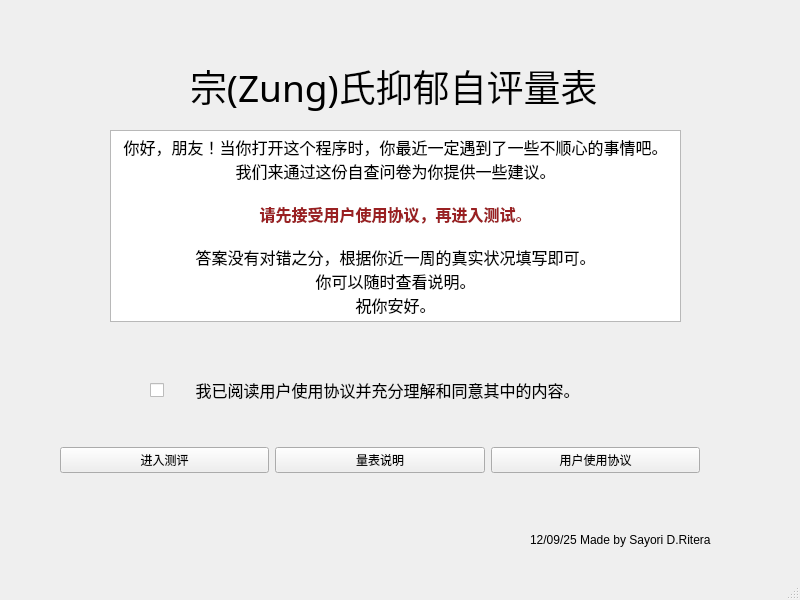
<?xml version="1.0" encoding="UTF-8"?>
<ui version="4.0">
 <class>MainWindow</class>
 <widget class="QMainWindow" name="MainWindow">
  <property name="geometry">
   <rect>
    <x>0</x>
    <y>0</y>
    <width>800</width>
    <height>600</height>
   </rect>
  </property>
  <property name="windowTitle">
   <string>MainWindow</string>
  </property>
  <widget class="QWidget" name="centralwidget">
   <widget class="QStackedWidget" name="MainStack">
    <property name="geometry">
     <rect>
      <x>0</x>
      <y>0</y>
      <width>800</width>
      <height>600</height>
     </rect>
    </property>
    <property name="currentIndex">
     <number>0</number>
    </property>
    <widget class="QWidget" name="page">
     <widget class="QCheckBox" name="checkBox">
      <property name="geometry">
       <rect>
        <x>150</x>
        <y>380</y>
        <width>431</width>
        <height>20</height>
       </rect>
      </property>
      <property name="font">
       <font>
        <pointsize>12</pointsize>
       </font>
      </property>
      <property name="text">
       <string>      我已阅读用户使用协议并充分理解和同意其中的内容。</string>
      </property>
     </widget>
     <widget class="QLabel" name="label">
      <property name="geometry">
       <rect>
        <x>190</x>
        <y>20</y>
        <width>411</width>
        <height>131</height>
       </rect>
      </property>
      <property name="font">
       <font>
        <family>等线</family>
        <pointsize>28</pointsize>
       </font>
      </property>
      <property name="text">
       <string>宗(Zung)氏抑郁自评量表</string>
      </property>
     </widget>
     <widget class="QTextBrowser" name="textBrowser">
      <property name="geometry">
       <rect>
        <x>110</x>
        <y>130</y>
        <width>571</width>
        <height>192</height>
       </rect>
      </property>
      <property name="html">
       <string>&lt;!DOCTYPE HTML PUBLIC &quot;-//W3C//DTD HTML 4.0//EN&quot; &quot;http://www.w3.org/TR/REC-html40/strict.dtd&quot;&gt;
&lt;html&gt;&lt;head&gt;&lt;meta name=&quot;qrichtext&quot; content=&quot;1&quot; /&gt;&lt;meta charset=&quot;utf-8&quot; /&gt;&lt;style type=&quot;text/css&quot;&gt;
p, li { white-space: pre-wrap; }
hr { height: 1px; border-width: 0; }
li.unchecked::marker { content: &quot;\2610&quot;; }
li.checked::marker { content: &quot;\2612&quot;; }
&lt;/style&gt;&lt;/head&gt;&lt;body style=&quot; font-family:'Microsoft YaHei UI'; font-size:9pt; font-weight:400; font-style:normal;&quot;&gt;
&lt;p align=&quot;center&quot; style=&quot; margin-top:0px; margin-bottom:0px; margin-left:0px; margin-right:0px; -qt-block-indent:0; text-indent:0px;&quot;&gt;&lt;span style=&quot; font-size:12pt;&quot;&gt;你好，朋友！当你打开这个程序时，你最近一定遇到了一些不顺心的事情吧。&lt;/span&gt;&lt;/p&gt;
&lt;p align=&quot;center&quot; style=&quot; margin-top:0px; margin-bottom:0px; margin-left:0px; margin-right:0px; -qt-block-indent:0; text-indent:0px;&quot;&gt;&lt;span style=&quot; font-size:12pt;&quot;&gt;我们来通过这份自查问卷为你提供一些建议。&lt;/span&gt;&lt;/p&gt;
&lt;p align=&quot;center&quot; style=&quot;-qt-paragraph-type:empty; margin-top:0px; margin-bottom:0px; margin-left:0px; margin-right:0px; -qt-block-indent:0; text-indent:0px; font-size:12pt;&quot;&gt;&lt;br /&gt;&lt;/p&gt;
&lt;p align=&quot;center&quot; style=&quot; margin-top:0px; margin-bottom:0px; margin-left:0px; margin-right:0px; -qt-block-indent:0; text-indent:0px;&quot;&gt;&lt;span style=&quot; font-size:12pt; font-weight:700; color:#9a2022;&quot;&gt;请先接受用户使用协议，再进入测试&lt;/span&gt;&lt;span style=&quot; font-size:12pt; color:#9a2022;&quot;&gt;。&lt;/span&gt;&lt;/p&gt;
&lt;p align=&quot;center&quot; style=&quot;-qt-paragraph-type:empty; margin-top:0px; margin-bottom:0px; margin-left:0px; margin-right:0px; -qt-block-indent:0; text-indent:0px; font-size:12pt; color:#9a2022;&quot;&gt;&lt;br /&gt;&lt;/p&gt;
&lt;p align=&quot;center&quot; style=&quot; margin-top:0px; margin-bottom:0px; margin-left:0px; margin-right:0px; -qt-block-indent:0; text-indent:0px;&quot;&gt;&lt;span style=&quot; font-size:12pt;&quot;&gt;答案没有对错之分，根据你近一周的真实状况填写即可。&lt;/span&gt;&lt;/p&gt;
&lt;p align=&quot;center&quot; style=&quot; margin-top:0px; margin-bottom:0px; margin-left:0px; margin-right:0px; -qt-block-indent:0; text-indent:0px;&quot;&gt;&lt;span style=&quot; font-size:12pt;&quot;&gt;你可以随时查看说明。&lt;/span&gt;&lt;/p&gt;
&lt;p align=&quot;center&quot; style=&quot; margin-top:0px; margin-bottom:0px; margin-left:0px; margin-right:0px; -qt-block-indent:0; text-indent:0px;&quot;&gt;&lt;span style=&quot; font-size:12pt;&quot;&gt;祝你安好。&lt;/span&gt;&lt;/p&gt;&lt;/body&gt;&lt;/html&gt;</string>
      </property>
     </widget>
     <widget class="QLabel" name="label_2">
      <property name="geometry">
       <rect>
        <x>530</x>
        <y>530</y>
        <width>201</width>
        <height>20</height>
       </rect>
      </property>
      <property name="text">
       <string>12/09/25 Made by Sayori D.Ritera</string>
      </property>
     </widget>
     <widget class="QWidget" name="horizontalLayoutWidget">
      <property name="geometry">
       <rect>
        <x>60</x>
        <y>420</y>
        <width>640</width>
        <height>80</height>
       </rect>
      </property>
      <layout class="QHBoxLayout" name="horizontalLayout">
       <item>
        <widget class="QPushButton" name="Enter">
         <property name="text">
          <string>进入测评</string>
         </property>
        </widget>
       </item>
       <item>
        <widget class="QPushButton" name="ins">
         <property name="text">
          <string>量表说明</string>
         </property>
        </widget>
       </item>
       <item>
        <widget class="QPushButton" name="Agreement">
         <property name="text">
          <string>用户使用协议</string>
         </property>
        </widget>
       </item>
      </layout>
     </widget>
    </widget>
    <widget class="QWidget" name="page_2">
     <widget class="QWidget" name="horizontalLayoutWidget_3">
      <property name="geometry">
       <rect>
        <x>10</x>
        <y>450</y>
        <width>781</width>
        <height>41</height>
       </rect>
      </property>
      <layout class="QHBoxLayout" name="horizontalLayout_3">
       <item>
        <spacer name="horizontalSpacer_5">
         <property name="orientation">
          <enum>Qt::Orientation::Horizontal</enum>
         </property>
         <property name="sizeHint" stdset="0">
          <size>
           <width>40</width>
           <height>20</height>
          </size>
         </property>
        </spacer>
       </item>
       <item>
        <widget class="QLabel" name="hint">
         <property name="text">
          <string/>
         </property>
        </widget>
       </item>
       <item>
        <spacer name="horizontalSpacer_4">
         <property name="orientation">
          <enum>Qt::Orientation::Horizontal</enum>
         </property>
         <property name="sizeHint" stdset="0">
          <size>
           <width>40</width>
           <height>20</height>
          </size>
         </property>
        </spacer>
       </item>
      </layout>
     </widget>
     <widget class="QWidget" name="horizontalLayoutWidget_2">
      <property name="geometry">
       <rect>
        <x>10</x>
        <y>370</y>
        <width>781</width>
        <height>41</height>
       </rect>
      </property>
      <layout class="QHBoxLayout" name="horizontalLayout_2">
       <item>
        <spacer name="horizontalSpacer_2">
         <property name="orientation">
          <enum>Qt::Orientation::Horizontal</enum>
         </property>
         <property name="sizeHint" stdset="0">
          <size>
           <width>40</width>
           <height>20</height>
          </size>
         </property>
        </spacer>
       </item>
       <item>
        <widget class="QPushButton" name="prePage">
         <property name="text">
          <string>上一页</string>
         </property>
        </widget>
       </item>
       <item>
        <widget class="QPushButton" name="nextPage">
         <property name="text">
          <string>下一页</string>
         </property>
        </widget>
       </item>
       <item>
        <widget class="QPushButton" name="submit">
         <property name="text">
          <string>提交</string>
         </property>
        </widget>
       </item>
       <item>
        <spacer name="horizontalSpacer_3">
         <property name="orientation">
          <enum>Qt::Orientation::Horizontal</enum>
         </property>
         <property name="sizeHint" stdset="0">
          <size>
           <width>40</width>
           <height>20</height>
          </size>
         </property>
        </spacer>
       </item>
      </layout>
     </widget>
     <widget class="QWidget" name="horizontalLayoutWidget_4">
      <property name="geometry">
       <rect>
        <x>10</x>
        <y>410</y>
        <width>781</width>
        <height>41</height>
       </rect>
      </property>
      <layout class="QHBoxLayout" name="horizontalLayout_4">
       <item>
        <spacer name="horizontalSpacer_6">
         <property name="orientation">
          <enum>Qt::Orientation::Horizontal</enum>
         </property>
         <property name="sizeHint" stdset="0">
          <size>
           <width>40</width>
           <height>20</height>
          </size>
         </property>
        </spacer>
       </item>
       <item>
        <widget class="QLabel" name="pageHint">
         <property name="text">
          <string/>
         </property>
        </widget>
       </item>
       <item>
        <spacer name="horizontalSpacer_7">
         <property name="orientation">
          <enum>Qt::Orientation::Horizontal</enum>
         </property>
         <property name="sizeHint" stdset="0">
          <size>
           <width>40</width>
           <height>20</height>
          </size>
         </property>
        </spacer>
       </item>
      </layout>
     </widget>
     <widget class="QWidget" name="horizontalLayoutWidget_5">
      <property name="geometry">
       <rect>
        <x>10</x>
        <y>0</y>
        <width>781</width>
        <height>31</height>
       </rect>
      </property>
      <layout class="QHBoxLayout" name="horizontalLayout_5">
       <item>
        <spacer name="horizontalSpacer">
         <property name="orientation">
          <enum>Qt::Orientation::Horizontal</enum>
         </property>
         <property name="sizeHint" stdset="0">
          <size>
           <width>40</width>
           <height>20</height>
          </size>
         </property>
        </spacer>
       </item>
       <item>
        <widget class="QPushButton" name="pushButton_3">
         <property name="text">
          <string>说明</string>
         </property>
        </widget>
       </item>
      </layout>
     </widget>
     <widget class="QTableWidget" name="Main_table">
      <property name="geometry">
       <rect>
        <x>10</x>
        <y>30</y>
        <width>800</width>
        <height>341</height>
       </rect>
      </property>
      <property name="font">
       <font>
        <pointsize>9</pointsize>
       </font>
      </property>
      <property name="styleSheet">
       <string notr="true">selection-background-color: rgb(200, 200, 200);
alternate-background-color: rgb(210, 239, 255);</string>
      </property>
      <property name="editTriggers">
       <set>QAbstractItemView::EditTrigger::NoEditTriggers</set>
      </property>
      <property name="rowCount">
       <number>0</number>
      </property>
      <attribute name="horizontalHeaderHighlightSections">
       <bool>false</bool>
      </attribute>
      <attribute name="verticalHeaderVisible">
       <bool>false</bool>
      </attribute>
      <attribute name="verticalHeaderHighlightSections">
       <bool>false</bool>
      </attribute>
      <column>
       <property name="text">
        <string>题号</string>
       </property>
      </column>
      <column>
       <property name="text">
        <string>题目描述</string>
       </property>
      </column>
      <column>
       <property name="text">
        <string>偶有</string>
       </property>
      </column>
      <column>
       <property name="text">
        <string>有时</string>
       </property>
      </column>
      <column>
       <property name="text">
        <string>经常</string>
       </property>
      </column>
      <column>
       <property name="text">
        <string>持续</string>
       </property>
      </column>
     </widget>
    </widget>
    <widget class="QWidget" name="page_3">
     <widget class="QWidget" name="layoutWidget">
      <property name="geometry">
       <rect>
        <x>0</x>
        <y>0</y>
        <width>431</width>
        <height>191</height>
       </rect>
      </property>
      <layout class="QVBoxLayout" name="verticalLayout_2">
       <item>
        <widget class="QLabel" name="label_3">
         <property name="font">
          <font>
           <pointsize>18</pointsize>
          </font>
         </property>
         <property name="text">
          <string>总项目数        20</string>
         </property>
         <property name="alignment">
          <set>Qt::AlignmentFlag::AlignCenter</set>
         </property>
        </widget>
       </item>
       <item>
        <layout class="QHBoxLayout" name="horizontalLayout_13">
         <item>
          <widget class="QLabel" name="label_9">
           <property name="font">
            <font>
             <pointsize>11</pointsize>
            </font>
           </property>
           <property name="text">
            <string>用时</string>
           </property>
           <property name="alignment">
            <set>Qt::AlignmentFlag::AlignCenter</set>
           </property>
          </widget>
         </item>
         <item>
          <widget class="QLabel" name="temps">
           <property name="font">
            <font>
             <pointsize>13</pointsize>
            </font>
           </property>
           <property name="text">
            <string>0</string>
           </property>
           <property name="alignment">
            <set>Qt::AlignmentFlag::AlignCenter</set>
           </property>
          </widget>
         </item>
        </layout>
       </item>
       <item>
        <layout class="QHBoxLayout" name="horizontalLayout_11">
         <item>
          <widget class="QLabel" name="label_7">
           <property name="font">
            <font>
             <pointsize>11</pointsize>
            </font>
           </property>
           <property name="text">
            <string>原始分</string>
           </property>
           <property name="alignment">
            <set>Qt::AlignmentFlag::AlignCenter</set>
           </property>
          </widget>
         </item>
         <item>
          <widget class="QLabel" name="raw">
           <property name="font">
            <font>
             <pointsize>13</pointsize>
            </font>
           </property>
           <property name="text">
            <string>0</string>
           </property>
           <property name="alignment">
            <set>Qt::AlignmentFlag::AlignCenter</set>
           </property>
          </widget>
         </item>
        </layout>
       </item>
       <item>
        <layout class="QHBoxLayout" name="horizontalLayout_12">
         <item>
          <widget class="QLabel" name="label_8">
           <property name="font">
            <font>
             <pointsize>11</pointsize>
            </font>
           </property>
           <property name="text">
            <string>标准分</string>
           </property>
           <property name="alignment">
            <set>Qt::AlignmentFlag::AlignCenter</set>
           </property>
          </widget>
         </item>
         <item>
          <widget class="QLabel" name="res">
           <property name="font">
            <font>
             <pointsize>13</pointsize>
            </font>
           </property>
           <property name="text">
            <string>0</string>
           </property>
           <property name="alignment">
            <set>Qt::AlignmentFlag::AlignCenter</set>
           </property>
          </widget>
         </item>
        </layout>
       </item>
      </layout>
     </widget>
     <widget class="QTextBrowser" name="textBrowser_2">
      <property name="geometry">
       <rect>
        <x>430</x>
        <y>0</y>
        <width>371</width>
        <height>192</height>
       </rect>
      </property>
      <property name="html">
       <string>&lt;!DOCTYPE HTML PUBLIC &quot;-//W3C//DTD HTML 4.0//EN&quot; &quot;http://www.w3.org/TR/REC-html40/strict.dtd&quot;&gt;
&lt;html&gt;&lt;head&gt;&lt;meta name=&quot;qrichtext&quot; content=&quot;1&quot; /&gt;&lt;meta charset=&quot;utf-8&quot; /&gt;&lt;style type=&quot;text/css&quot;&gt;
p, li { white-space: pre-wrap; }
hr { height: 1px; border-width: 0; }
li.unchecked::marker { content: &quot;\2610&quot;; }
li.checked::marker { content: &quot;\2612&quot;; }
&lt;/style&gt;&lt;/head&gt;&lt;body style=&quot; font-family:'Microsoft YaHei UI'; font-size:9pt; font-weight:400; font-style:normal;&quot;&gt;
&lt;p style=&quot; margin-top:0px; margin-bottom:0px; margin-left:0px; margin-right:0px; -qt-block-indent:0; text-indent:0px;&quot;&gt;&lt;span style=&quot; font-size:10pt;&quot;&gt;关于抑郁症状的临床分级，除参考量表分值外，主要还应根据临床症状特别是要害症状的程度来划分，量表总分值仅能作为一项参考指标而非绝对标准。&lt;/span&gt;&lt;/p&gt;
&lt;p style=&quot;-qt-paragraph-type:empty; margin-top:0px; margin-bottom:0px; margin-left:0px; margin-right:0px; -qt-block-indent:0; text-indent:0px; font-size:10pt;&quot;&gt;&lt;br /&gt;&lt;/p&gt;
&lt;p style=&quot; margin-top:0px; margin-bottom:0px; margin-left:0px; margin-right:0px; -qt-block-indent:0; text-indent:0px;&quot;&gt;&lt;span style=&quot; font-size:10pt;&quot;&gt;该量表评定的是&lt;/span&gt;&lt;span style=&quot; font-size:12pt; font-weight:700;&quot;&gt;抑郁程度&lt;/span&gt;&lt;span style=&quot; font-size:10pt;&quot;&gt;，&lt;/span&gt;&lt;span style=&quot; font-size:12pt; font-weight:700;&quot;&gt;不能作为有无抑郁症的判断&lt;/span&gt;&lt;span style=&quot; font-size:10pt;&quot;&gt;。抑郁症的诊断是一个非常专业的过程，仅能由精神科的临床医生做出，且结论具有法律效应。包括专业的心理咨询师在内，非精神科临床医生无权下抑郁症的诊断。&lt;/span&gt;&lt;/p&gt;
&lt;p style=&quot;-qt-paragraph-type:empty; margin-top:0px; margin-bottom:0px; margin-left:0px; margin-right:0px; -qt-block-indent:0; text-indent:0px; font-size:10pt;&quot;&gt;&lt;br /&gt;&lt;/p&gt;
&lt;p style=&quot;-qt-paragraph-type:empty; margin-top:0px; margin-bottom:0px; margin-left:0px; margin-right:0px; -qt-block-indent:0; text-indent:0px;&quot;&gt;&lt;br /&gt;&lt;/p&gt;
&lt;p style=&quot;-qt-paragraph-type:empty; margin-top:0px; margin-bottom:0px; margin-left:0px; margin-right:0px; -qt-block-indent:0; text-indent:0px;&quot;&gt;&lt;br /&gt;&lt;/p&gt;
&lt;p style=&quot;-qt-paragraph-type:empty; margin-top:0px; margin-bottom:0px; margin-left:0px; margin-right:0px; -qt-block-indent:0; text-indent:0px; font-size:10pt;&quot;&gt;&lt;br /&gt;&lt;/p&gt;
&lt;p style=&quot; margin-top:0px; margin-bottom:0px; margin-left:0px; margin-right:0px; -qt-block-indent:0; text-indent:0px;&quot;&gt;&lt;span style=&quot; font-family:'-apple-system','BlinkMacSystemFont','Helvetica Neue','PingFang SC','Microsoft YaHei','Source Han Sans SC','Noto Sans CJK SC','WenQuanYi Micro Hei','MiSans L3','Segoe UI','sans-serif'; font-size:medium; color:#191b1f; background-color:#ffffff;&quot;&gt;按照中国常模结果，&lt;/span&gt;&lt;span style=&quot; font-family:'-apple-system','BlinkMacSystemFont','Helvetica Neue','PingFang SC','Microsoft YaHei','Source Han Sans SC','Noto Sans CJK SC','WenQuanYi Micro Hei','MiSans L3','Segoe UI','sans-serif'; font-size:medium; font-weight:600; color:#191b1f; background-color:#ffffff;&quot;&gt;SDS&lt;/span&gt;&lt;span style=&quot; font-family:'-apple-system','BlinkMacSystemFont','Helvetica Neue','PingFang SC','Microsoft YaHei','Source Han Sans SC','Noto Sans CJK SC','WenQuanYi Micro Hei','MiSans L3','Segoe UI','sans-serif'; font-size:medium; font-weight:600; color:#ff5500; background-color:#ffffff;&quot;&gt;标准分&lt;/span&gt;&lt;span style=&quot; font-family:'-apple-system','BlinkMacSystemFont','Helvetica Neue','PingFang SC','Microsoft YaHei','Source Han Sans SC','Noto Sans CJK SC','WenQuanYi Micro Hei','MiSans L3','Segoe UI','sans-serif'; font-size:medium; font-weight:600; color:#191b1f; background-color:#ffffff;&quot;&gt;的分界值为53分，其中53～62分为轻度抑郁，63～72分为中度抑郁，72分以上为重度抑郁。&lt;/span&gt;&lt;/p&gt;&lt;/body&gt;&lt;/html&gt;</string>
      </property>
     </widget>
     <widget class="QTextBrowser" name="textBrowser_3">
      <property name="geometry">
       <rect>
        <x>0</x>
        <y>210</y>
        <width>801</width>
        <height>111</height>
       </rect>
      </property>
      <property name="html">
       <string>&lt;!DOCTYPE HTML PUBLIC &quot;-//W3C//DTD HTML 4.0//EN&quot; &quot;http://www.w3.org/TR/REC-html40/strict.dtd&quot;&gt;
&lt;html&gt;&lt;head&gt;&lt;meta name=&quot;qrichtext&quot; content=&quot;1&quot; /&gt;&lt;meta charset=&quot;utf-8&quot; /&gt;&lt;style type=&quot;text/css&quot;&gt;
p, li { white-space: pre-wrap; }
hr { height: 1px; border-width: 0; }
li.unchecked::marker { content: &quot;\2610&quot;; }
li.checked::marker { content: &quot;\2612&quot;; }
&lt;/style&gt;&lt;/head&gt;&lt;body style=&quot; font-family:'Microsoft YaHei UI'; font-size:9pt; font-weight:400; font-style:normal;&quot;&gt;
&lt;p style=&quot; margin-top:0px; margin-bottom:0px; margin-left:0px; margin-right:0px; -qt-block-indent:0; text-indent:0px;&quot;&gt;&lt;span style=&quot; font-family:'ui-sans-serif','system-ui','sans-serif','Apple Color Emoji','Segoe UI Emoji','Segoe UI Symbol','Noto Color Emoji'; font-size:10pt; font-weight:700; color:#1f2329; background-color:#ffffff;&quot;&gt;本测试结果基于SDS量表设计，仅为自我评估参考，在任何场合下不构成医学诊断或治疗依据。&lt;/span&gt;&lt;/p&gt;
&lt;p style=&quot; margin-top:0px; margin-bottom:0px; margin-left:0px; margin-right:0px; -qt-block-indent:0; text-indent:0px;&quot;&gt;&lt;span style=&quot; font-family:'ui-sans-serif','system-ui','sans-serif','Apple Color Emoji','Segoe UI Emoji','Segoe UI Symbol','Noto Color Emoji'; font-size:10pt; color:#1f2329; background-color:#ffffff;&quot;&gt;测试数据由用户自行填写，结果准确性依赖于填写真实性，软件不承担数据误差相关责任。若存在心理困扰或健康问题，请及时咨询专业医师或心理工作者。&lt;/span&gt;&lt;/p&gt;
&lt;p style=&quot; margin-top:0px; margin-bottom:0px; margin-left:0px; margin-right:0px; -qt-block-indent:0; text-indent:0px;&quot;&gt;&lt;span style=&quot; font-family:'ui-sans-serif','system-ui','sans-serif','Apple Color Emoji','Segoe UI Emoji','Segoe UI Symbol','Noto Color Emoji'; font-size:10pt; color:#1f2329; background-color:#ffffff;&quot;&gt;血的教训：&lt;/span&gt;&lt;span style=&quot; font-family:'ui-sans-serif','system-ui','sans-serif','Apple Color Emoji','Segoe UI Emoji','Segoe UI Symbol','Noto Color Emoji'; font-size:10pt; font-weight:700; color:#1f2329; background-color:#ffffff;&quot;&gt;切勿仅凭本结果自行判断或采取干预措施。&lt;/span&gt;&lt;/p&gt;&lt;/body&gt;&lt;/html&gt;</string>
      </property>
     </widget>
     <widget class="QPushButton" name="pushButton">
      <property name="geometry">
       <rect>
        <x>340</x>
        <y>380</y>
        <width>111</width>
        <height>51</height>
       </rect>
      </property>
      <property name="text">
       <string>退出</string>
      </property>
     </widget>
    </widget>
   </widget>
  </widget>
  <widget class="QMenuBar" name="menubar">
   <property name="geometry">
    <rect>
     <x>0</x>
     <y>0</y>
     <width>800</width>
     <height>22</height>
    </rect>
   </property>
  </widget>
  <widget class="QStatusBar" name="statusbar"/>
 </widget>
 <resources/>
 <connections/>
</ui>
